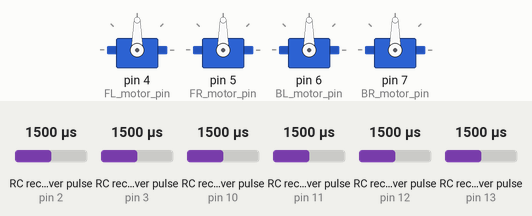
Recording of a sketch running on a simulated Arduino Uno, built with avr-gcc and run on an emulated ATmega328P. Parts: 4 × servo. Wiring (inferred from the names in the program): 6 × RC receiver channel: data pin 2 / data pin 3 / data pin 10 / data pin 11 / data pin 12 / data pin 13. Inputs (shaded band) come from the test bench; at power-on: RC receiver pulse (sensors on pin 10, pin 11, pin 13, pin 2, pin 3, pin 12) 1500 µs. What the sketch prints to the serial monitor is not drawn.

Above: at 1.2 s.
1.3 s: RC receiver pulse (sensor on pin 10) set to 1020 µs
At 2.72 s:
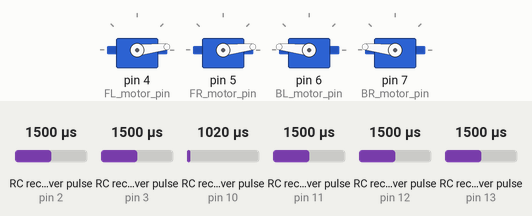
4.3 s: RC receiver pulse (sensor on pin 11) set to 1250 µs
At 6.37 s:
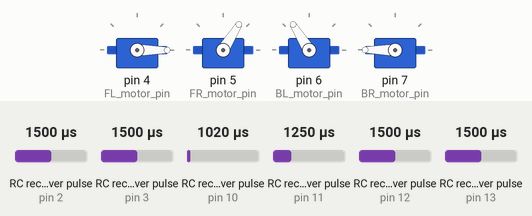
7.3 s: RC receiver pulse (sensor on pin 13) set to 1020 µs
At 7.72 s:
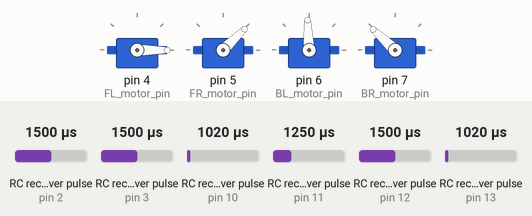
10.3 s: RC receiver pulse (sensor on pin 10) set to 1250 µs
At 11.78 s:
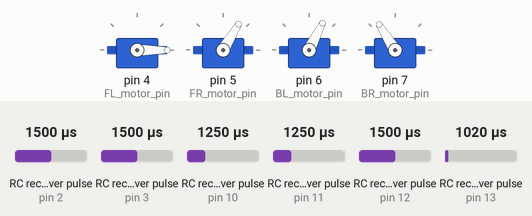
13.3 s: RC receiver pulse (sensor on pin 11) set to 1750 µs
16.3 s: RC receiver pulse (sensor on pin 13) set to 1250 µs
Timing chart, 0 to 20.3 s (numbered marks = the images above; inputs shaded):
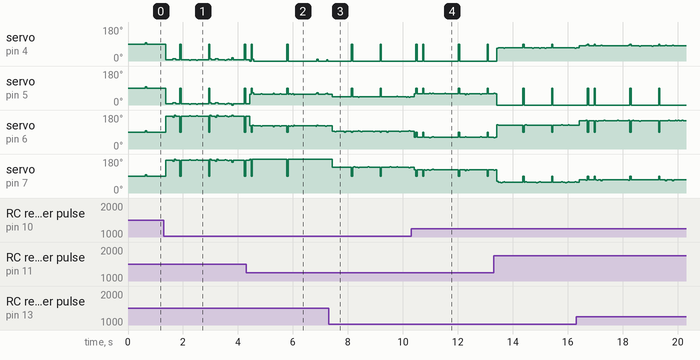

The sketch:

teleop.ino
```cpp
#include <Servo.h>
#include <EnableInterrupt.h>

#define FL_motor_pin 4
#define FR_motor_pin 5
#define BL_motor_pin 6
#define BR_motor_pin 7

#define RC_NUM_CHANNELS 6

#define RC_CH1  0
#define RC_CH2  1
#define RC_CH3  2
#define RC_CH4  3
#define RC_CH5  4
#define RC_CH6  5

//#define CH1_pin 8
//#define CH2_pin 9
//#define CH3_pin 10
//#define CH4_pin 11
//#define CH5_pin 12
//#define CH6_pin 13

#define CH1_pin 10
#define CH2_pin 11
#define CH3_pin 12
#define CH4_pin 13
#define CH5_pin 2
#define CH6_pin 3

int rc_values[RC_NUM_CHANNELS];
int rc_start[RC_NUM_CHANNELS];
volatile int rc_shared[RC_NUM_CHANNELS];

float CH1, CH2, CH3, CH4, CH5, CH6;
Servo FL_motor, FR_motor, BL_motor, BR_motor;

float rotate_ratio = 0.5;

/* =========================== utils ==================================*/
void rc_read_values() {
  noInterrupts();
  memcpy(rc_values, (const void *)rc_shared, sizeof(rc_shared));
  interrupts();
}

void calc_input(uint8_t channel, uint8_t input_pin) {
  if (digitalRead(input_pin) == HIGH) {
    rc_start[channel] = micros();
  } else {
    uint16_t rc_compare = (uint16_t)(micros() - rc_start[channel]);
    rc_shared[channel] = rc_compare;
  }
}

void calc_ch1(){calc_input(RC_CH1, CH1_pin);}
void calc_ch2(){calc_input(RC_CH2, CH2_pin);}
void calc_ch3(){calc_input(RC_CH3, CH3_pin);}
void calc_ch4(){calc_input(RC_CH4, CH4_pin);}
void calc_ch5(){calc_input(RC_CH5, CH5_pin);}
void calc_ch6(){calc_input(RC_CH6, CH6_pin);}


/* =========================== code ==================================*/
void setup() {
  Serial.begin(9600);
  pinMode(CH1_pin, INPUT);
  pinMode(CH2_pin, INPUT);
  pinMode(CH3_pin, INPUT);
  pinMode(CH4_pin, INPUT);
  pinMode(CH5_pin, INPUT);
  pinMode(CH6_pin, INPUT);

  enableInterrupt(CH1_pin, calc_ch1, CHANGE);
  enableInterrupt(CH2_pin, calc_ch2, CHANGE);
  enableInterrupt(CH3_pin, calc_ch3, CHANGE);
  enableInterrupt(CH4_pin, calc_ch4, CHANGE);
  enableInterrupt(CH5_pin, calc_ch5, CHANGE);
  enableInterrupt(CH6_pin, calc_ch6, CHANGE);

  FL_motor.attach(FL_motor_pin, 500, 2500);
  FR_motor.attach(FR_motor_pin, 500, 2500);
  BL_motor.attach(BL_motor_pin, 500, 2500);
  BR_motor.attach(BR_motor_pin, 500, 2500);
}

void loop() {
  rc_read_values();

  CH1 = (rc_values[RC_CH1] - 984) / 1004.0; // right horizontal
  CH2 = (rc_values[RC_CH2] - 972) / 1004.0; // right vertical
  CH3 = (rc_values[RC_CH3] - 964) / 980.0; // left vertical
  CH4 = (rc_values[RC_CH4] - 952) / 1004.0; // left horizontal
  CH5 = (rc_values[RC_CH5] - 980) / 1000.0; // left knob
  CH6 = (rc_values[RC_CH6] - 995) / 984.0; // right knob

  CH1 = max(CH1, 0);
  CH2 = max(CH2, 0);
  CH3 = max(CH3, 0);
  CH4 = max(CH4, 0);
  CH5 = max(CH5, 0);
  CH6 = max(CH6, 0);

//
//  Serial.println('=');
//  Serial.println(rc_values[RC_CH1]);
//  Serial.println(rc_values[RC_CH2]);
//  Serial.println(rc_values[RC_CH3]);
//  Serial.println(rc_values[RC_CH4]);
//  Serial.println(rc_values[RC_CH5]);
//  Serial.println(rc_values[RC_CH6]);

  Serial.println('=');
  Serial.println('=');
  Serial.println('=');
  Serial.println('=');
  Serial.println(CH1);
  Serial.println(CH2);
  Serial.println(CH3);
  Serial.println(CH4);
  Serial.println(CH5);
  Serial.println(CH6);

  float vx = CH2 * 2 - 1;
  float vy = - (CH1 * 2 - 1);
  float vw = - (CH4 * 2 - 1);
  float power_switch= CH5 * 2 -1;

  if (fabs(vx) < 0.1)
  {
    vx = 0.0;
  }

  if (fabs(vy) < 0.1)
  {
    vy = 0.0;
  }

  if (fabs(vw) < 0.1)
  {
    vw = 0.0;
  }

  if (power_switch < 0)
  {
    vx = 0.0;
    vy = 0.0;
    vw = 0.0;
  }

  float wheel_v[4];
  float max_v = 0;

  wheel_v[0] = - vx - vy - vw * rotate_ratio;
  wheel_v[1] = vx - vy - vw * rotate_ratio;
  wheel_v[2] = vx + vy - vw * rotate_ratio;
  wheel_v[3] = -vx + vy - vw * rotate_ratio;

  for (uint8_t i = 0; i < 4; i++)
  {
    if (fabs(wheel_v[i]) > max_v)
      max_v = fabs(wheel_v[i]);
  }

  //equal proportion
  if (max_v > 1)
  {
    float rate = 1 / max_v;
    for (uint8_t i = 0; i < 4; i++)
      wheel_v[i] *= rate;
  }

  FR_motor.writeMicroseconds(int(wheel_v[0] * 1000 + 1500));
  FL_motor.writeMicroseconds(int(wheel_v[1] * 1000 + 1500));
  BL_motor.writeMicroseconds(int(wheel_v[2] * 1000 + 1500));
  BR_motor.writeMicroseconds(int(wheel_v[3] * 1000 + 1500));

//  Serial.println('=');
//  Serial.println(int(wheel_v[0] * 1000 + 1500));
//  Serial.println(int(wheel_v[1] * 1000 + 1500));
//  Serial.println(int(wheel_v[2] * 1000 + 1500));
//  Serial.println(int(wheel_v[3] * 1000 + 1500));

//  delay(20);
}
```
